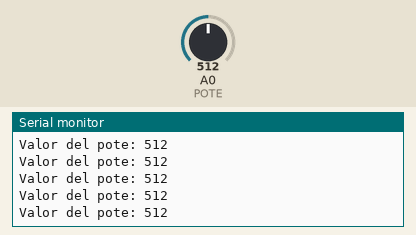
A sketch run on a simulated Arduino Uno, built with avr-gcc and run on an emulated ATmega328P. Shown: the last lines printed to the serial monitor. Inputs (shaded band) come from the test bench; at power-on: A0 (POTE) = 512.

Above: at 1.2 s.
1.3 s: A0 (POTE) set to 110
At 1.8 s:
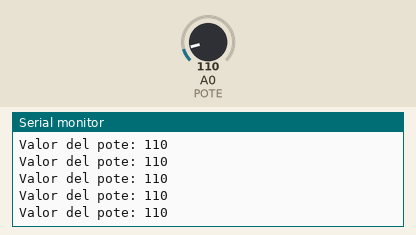
2.8 s: A0 (POTE) set to 92
At 3.6 s:
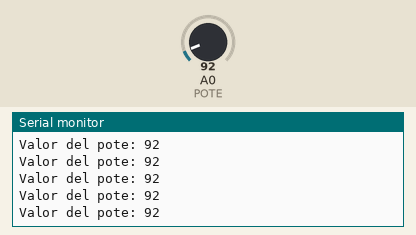
Timing chart, 0 to 5.8 s (numbered marks = the images above; inputs shaded):
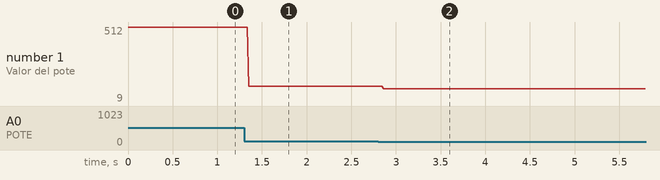

The sketch:

Clase4_25_07_22_Pote_y_Monitor_Serie.ino
```cpp
#define POTE 0

#define BAUDRATE 9600

void setup(){
  Serial.begin(BAUDRATE);
}

void loop(){
  Serial.print("Valor del pote: ");
  Serial.println(analogRead(POTE)); //Lee el pote y envia su valor al monitor serie
}
```

Measured:
- after the input at 1.3 s, the serial monitor: prints a new line after 0.05 s (image 1)
- after the input at 2.8 s, the serial monitor: prints a new line after 0.06 s (image 2)
- plotted number 1: 512 → 110 after the input at 1.3 s, 110 → 9 after the input at 2.8 s
